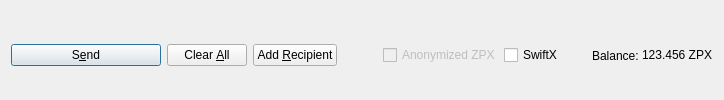
         <widget class="QFrame" name="frame_Send">
          <layout class="QHBoxLayout" name="horizontalLayout">
           <property name="bottomMargin">
            <number>0</number>
           </property>
           <item>
            <widget class="QPushButton" name="sendButton">
             <property name="minimumSize">
              <size>
               <width>150</width>
               <height>0</height>
              </size>
             </property>
             <property name="toolTip">
              <string>Confirm the send action</string>
             </property>
             <property name="text">
              <string>S&amp;end</string>
             </property>
             <property name="icon">
              <iconset resource="../zaprex.qrc">
               <normaloff>:/icons/send</normaloff>:/icons/send</iconset>
             </property>
             <property name="autoDefault">
              <bool>false</bool>
             </property>
             <property name="default">
              <bool>true</bool>
             </property>
            </widget>
           </item>
           <item>
            <widget class="QPushButton" name="clearButton">
             <property name="sizePolicy">
              <sizepolicy hsizetype="Minimum" vsizetype="Fixed">
               <horstretch>0</horstretch>
               <verstretch>0</verstretch>
              </sizepolicy>
             </property>
             <property name="toolTip">
              <string>Clear all fields of the form.</string>
             </property>
             <property name="text">
              <string>Clear &amp;All</string>
             </property>
             <property name="icon">
              <iconset resource="../zaprex.qrc">
               <normaloff>:/icons/remove</normaloff>:/icons/remove</iconset>
             </property>
             <property name="autoDefault">
              <bool>false</bool>
             </property>
            </widget>
           </item>
           <item>
            <widget class="QPushButton" name="addButton">
             <property name="toolTip">
              <string>Send to multiple recipients at once</string>
             </property>
             <property name="text">
              <string>Add &amp;Recipient</string>
             </property>
             <property name="icon">
              <iconset resource="../zaprex.qrc">
               <normaloff>:/icons/add</normaloff>:/icons/add</iconset>
             </property>
             <property name="autoDefault">
              <bool>false</bool>
             </property>
            </widget>
           </item>
           <item>
            <spacer name="horizontalSpacer">
             <property name="orientation">
              <enum>Qt::Horizontal</enum>
             </property>
             <property name="sizeHint" stdset="0">
              <size>
               <width>40</width>
               <height>20</height>
              </size>
             </property>
            </spacer>
           </item>
           <item>
            <layout class="QHBoxLayout" name="horizontalLayout_2">
             <property name="spacing">
              <number>3</number>
             </property>
             <item>
              <widget class="QCheckBox" name="checkzZPX">
               <property name="enabled">
                <bool>false</bool>
               </property>
               <property name="text">
                <string>Anonymized ZPX</string>
               </property>
              </widget>
             </item>
             <item>
              <widget class="QCheckBox" name="checkSwiftTX">
               <property name="enabled">
                <bool>true</bool>
               </property>
               <property name="minimumSize">
                <size>
                 <width>85</width>
                 <height>0</height>
                </size>
               </property>
               <property name="text">
                <string>SwiftX</string>
               </property>
              </widget>
             </item>
             <item>
              <widget class="QLabel" name="label">
               <property name="text">
                <string>Balance:</string>
               </property>
              </widget>
             </item>
             <item>
              <widget class="QLabel" name="labelBalance">
               <property name="sizePolicy">
                <sizepolicy hsizetype="Preferred" vsizetype="Fixed">
                 <horstretch>0</horstretch>
                 <verstretch>0</verstretch>
                </sizepolicy>
               </property>
               <property name="cursor">
                <cursorShape>IBeamCursor</cursorShape>
               </property>
               <property name="text">
                <string notr="true">123.456 ZPX</string>
               </property>
               <property name="textInteractionFlags">
                <set>Qt::LinksAccessibleByMouse|Qt::TextSelectableByKeyboard|Qt::TextSelectableByMouse</set>
               </property>
              </widget>
             </item>
            </layout>
           </item>
          </layout>
         </widget>
